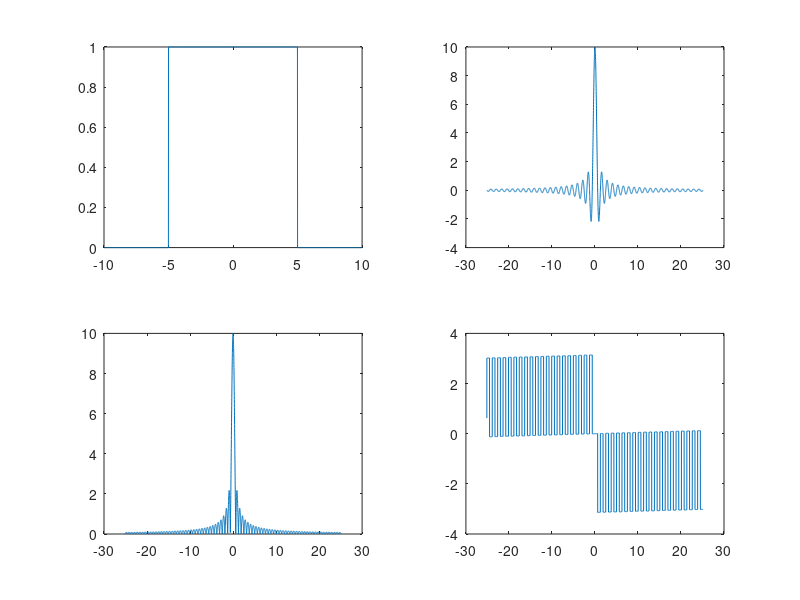

This chart was generated by the following MATLAB code:
clc;
clear all;
close all;
w=10;
A=1;
t=-10:0.01:10;
xt=A*rectpuls(t,w);
subplot(2,2,1);
plot(t,xt);
w=-8*pi:0.01:8*pi;
for i=1:length(w)
    xw(i)=trapz(t,xt.*exp(-j*w(i).*t));
end;
subplot(2,2,2);
plot(w,xw);
subplot(2,2,3);
plot(w,abs(xw));
subplot(2,2,4);
plot(w,angle(xw));